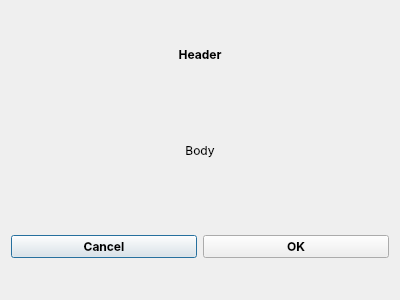
<?xml version="1.0" encoding="UTF-8"?>
<ui version="4.0">
 <class>generalDialog</class>
 <widget class="QDialog" name="generalDialog">
  <property name="geometry">
   <rect>
    <x>0</x>
    <y>0</y>
    <width>400</width>
    <height>300</height>
   </rect>
  </property>
  <property name="windowTitle">
   <string>Dialog</string>
  </property>
  <layout class="QVBoxLayout" name="verticalLayout">
   <item>
    <layout class="QGridLayout" name="gridLayout">
     <item row="6" column="0">
      <widget class="QStackedWidget" name="stackedWidget">
       <property name="currentIndex">
        <number>0</number>
       </property>
       <widget class="QWidget" name="page">
        <layout class="QVBoxLayout" name="verticalLayout_2">
         <property name="spacing">
          <number>6</number>
         </property>
         <property name="leftMargin">
          <number>0</number>
         </property>
         <property name="topMargin">
          <number>0</number>
         </property>
         <property name="rightMargin">
          <number>0</number>
         </property>
         <property name="bottomMargin">
          <number>0</number>
         </property>
         <item>
          <layout class="QGridLayout" name="gridLayout_3">
           <property name="bottomMargin">
            <number>0</number>
           </property>
           <item row="0" column="0">
            <widget class="QPushButton" name="cancelBtn">
             <property name="font">
              <font>
               <family>Inter</family>
               <weight>75</weight>
               <bold>true</bold>
              </font>
             </property>
             <property name="text">
              <string>Cancel</string>
             </property>
            </widget>
           </item>
           <item row="0" column="1">
            <widget class="QPushButton" name="okBtn">
             <property name="font">
              <font>
               <family>Inter</family>
               <weight>75</weight>
               <bold>true</bold>
              </font>
             </property>
             <property name="text">
              <string>OK</string>
             </property>
            </widget>
           </item>
          </layout>
         </item>
        </layout>
       </widget>
       <widget class="QWidget" name="page_2">
        <layout class="QVBoxLayout" name="verticalLayout_3">
         <property name="leftMargin">
          <number>0</number>
         </property>
         <property name="topMargin">
          <number>0</number>
         </property>
         <property name="rightMargin">
          <number>0</number>
         </property>
         <property name="bottomMargin">
          <number>0</number>
         </property>
         <item>
          <layout class="QGridLayout" name="gridLayout_4">
           <item row="0" column="0">
            <widget class="QPushButton" name="acceptBtn">
             <property name="font">
              <font>
               <family>Inter</family>
               <weight>75</weight>
               <bold>true</bold>
              </font>
             </property>
             <property name="text">
              <string>OK</string>
             </property>
            </widget>
           </item>
          </layout>
         </item>
        </layout>
       </widget>
      </widget>
     </item>
     <item row="0" column="0">
      <layout class="QGridLayout" name="gridLayout_2">
       <property name="bottomMargin">
        <number>0</number>
       </property>
       <item row="0" column="0">
        <widget class="QStackedWidget" name="topStackedWidget">
         <property name="currentIndex">
          <number>0</number>
         </property>
         <widget class="QWidget" name="page_5">
          <layout class="QVBoxLayout" name="verticalLayout_6">
           <property name="leftMargin">
            <number>0</number>
           </property>
           <property name="topMargin">
            <number>0</number>
           </property>
           <property name="rightMargin">
            <number>0</number>
           </property>
           <property name="bottomMargin">
            <number>0</number>
           </property>
           <item>
            <layout class="QGridLayout" name="gridLayout_6">
             <item row="0" column="0">
              <widget class="QLabel" name="headerLabel">
               <property name="font">
                <font>
                 <family>Inter</family>
                 <weight>75</weight>
                 <bold>true</bold>
                </font>
               </property>
               <property name="text">
                <string>Header</string>
               </property>
               <property name="alignment">
                <set>Qt::AlignCenter</set>
               </property>
              </widget>
             </item>
            </layout>
           </item>
          </layout>
         </widget>
         <widget class="QWidget" name="page_6">
          <layout class="QVBoxLayout" name="verticalLayout_7">
           <property name="leftMargin">
            <number>0</number>
           </property>
           <property name="topMargin">
            <number>0</number>
           </property>
           <property name="rightMargin">
            <number>0</number>
           </property>
           <property name="bottomMargin">
            <number>0</number>
           </property>
           <item>
            <layout class="QGridLayout" name="gridLayout_7">
             <item row="0" column="1">
              <spacer name="horizontalSpacer">
               <property name="orientation">
                <enum>Qt::Horizontal</enum>
               </property>
               <property name="sizeHint" stdset="0">
                <size>
                 <width>40</width>
                 <height>20</height>
                </size>
               </property>
              </spacer>
             </item>
             <item row="0" column="2">
              <widget class="QLabel" name="label_2">
               <property name="text">
                <string>Where:</string>
               </property>
              </widget>
             </item>
             <item row="0" column="0">
              <widget class="QLabel" name="searchHeaderLabel">
               <property name="font">
                <font>
                 <family>Inter</family>
                 <weight>75</weight>
                 <bold>true</bold>
                </font>
               </property>
               <property name="text">
                <string>Header</string>
               </property>
               <property name="alignment">
                <set>Qt::AlignCenter</set>
               </property>
              </widget>
             </item>
             <item row="0" column="3">
              <widget class="QComboBox" name="searchComboBox">
               <item>
                <property name="text">
                 <string>Dictionary</string>
                </property>
               </item>
               <item>
                <property name="text">
                 <string>Local storage</string>
                </property>
               </item>
              </widget>
             </item>
            </layout>
           </item>
          </layout>
         </widget>
        </widget>
       </item>
      </layout>
     </item>
     <item row="5" column="0">
      <widget class="QStackedWidget" name="mainStackedWidget">
       <property name="currentIndex">
        <number>0</number>
       </property>
       <widget class="QWidget" name="page_3">
        <layout class="QVBoxLayout" name="verticalLayout_4">
         <property name="leftMargin">
          <number>0</number>
         </property>
         <property name="topMargin">
          <number>0</number>
         </property>
         <property name="rightMargin">
          <number>0</number>
         </property>
         <property name="bottomMargin">
          <number>0</number>
         </property>
         <item>
          <layout class="QGridLayout" name="gridLayout_5">
           <item row="2" column="0">
            <spacer name="verticalSpacer_2">
             <property name="orientation">
              <enum>Qt::Vertical</enum>
             </property>
             <property name="sizeHint" stdset="0">
              <size>
               <width>20</width>
               <height>40</height>
              </size>
             </property>
            </spacer>
           </item>
           <item row="1" column="0">
            <widget class="QLabel" name="bodyLabel">
             <property name="font">
              <font>
               <family>Inter</family>
               <weight>50</weight>
               <bold>false</bold>
              </font>
             </property>
             <property name="text">
              <string>Body</string>
             </property>
             <property name="alignment">
              <set>Qt::AlignCenter</set>
             </property>
             <property name="wordWrap">
              <bool>true</bool>
             </property>
            </widget>
           </item>
           <item row="0" column="0">
            <spacer name="verticalSpacer">
             <property name="orientation">
              <enum>Qt::Vertical</enum>
             </property>
             <property name="sizeHint" stdset="0">
              <size>
               <width>20</width>
               <height>40</height>
              </size>
             </property>
            </spacer>
           </item>
          </layout>
         </item>
        </layout>
       </widget>
       <widget class="QWidget" name="page_4">
        <layout class="QVBoxLayout" name="verticalLayout_5">
         <property name="leftMargin">
          <number>0</number>
         </property>
         <property name="topMargin">
          <number>0</number>
         </property>
         <property name="rightMargin">
          <number>0</number>
         </property>
         <property name="bottomMargin">
          <number>0</number>
         </property>
        </layout>
       </widget>
      </widget>
     </item>
    </layout>
   </item>
  </layout>
 </widget>
 <resources/>
 <connections/>
</ui>
